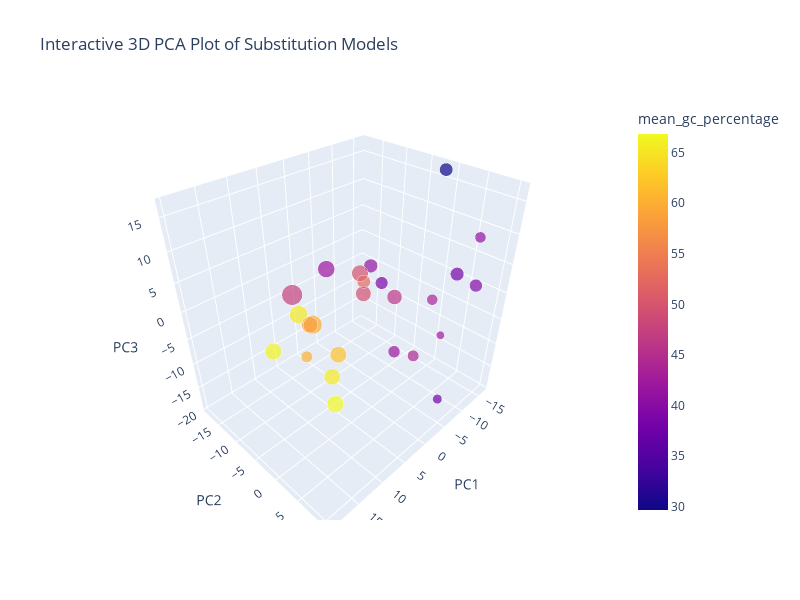

The code cell stored with this chart in its notebook:
### Code cell
import pandas as pd
import plotly.express as px

# Summary: This script reads a CSV file containing PCA analysis results of Q matrix parameters of different substitution models and generates an interactive 3D PCA plot.
# Args:
#   file_path: str, path to the CSV file
# Returns:
#   None, displays an interactive 3D PCA plot

def plot_3d_pca(file_path):
    # Read the CSV file
    df = pd.read_csv(file_path)
    max_size = df['mean_genome_size'].max()
    df['normalized_size'] = df['mean_genome_size'] / max_size
    
    # Create a 3D scatter plot
    fig = px.scatter_3d(df, x='PC1', y='PC2', z='PC3',
                        color='mean_gc_percentage', size='mean_genome_size',
                        hover_name='GTDB_Phylum',
                        title='Interactive 3D PCA Plot of Substitution Models')

    fig.update_layout(width=800, height=600)

    # Display the plot
    fig.show()

# Example usage
file_path = '/home/tim/project/GTDB_TREE/analysis/model_and_genome/genome_numeric_stat_with_PCA_trained.csv'
plot_3d_pca(file_path)

### Figure 1 — Plotly figure (JSON) as saved in the notebook; plotly's stock layout.template omitted (floating-point values rounded to 4 significant figures)
{"data": [{"hovertemplate": "<b>%{hovertext}</b><br><br>PC1=%{x}<br>PC2=%{y}<br>PC3=%{z}<br>mean_genome_size=%{marker.size}<br>mean_gc_percentage=%{marker.color}<extra></extra>", "hovertext": ["Acidobacteriota", "Actinomycetota", "Aquificota", "Bipolaricaulota", "Caldisericota", "Chlamydiota", "Chloroflexota", "Cloacimonadota", "Cyanobacteriota", "Deferribacterota", "Deinococcota", "Dependentiae", "Eisenbacteria", "Fibrobacterota", "Fusobacteriota", "Gemmatimonadota", "Krumholzibacteriota", "Margulisbacteria", "Marinisomatota", "Patescibacteria", "Poribacteria", "Spirochaetota", "Synergistota", "Thermotogota", "Zixibacteria"], "legendgroup": "", "marker": {"color": [59.9, 65.41, 40.87, 60.28, 43.68, 41.76, 58.21, 41.26, 41.96, 38.07, 65.54, 37.81, 66.84, 49.45, 29.68, 66.4, 61.72, 44.16, 38.76, 42.52, 47.43, 46.1, 52.41, 39.56, 49.31], "coloraxis": "coloraxis", "size": [4487000.0, 4144000.0, 1512000.0, 1663000.0, 1483000.0, 1786000.0, 3340000.0, 2363000.0, 3599000.0, 2275000.0, 3302000.0, 1108000.0, 3574000.0, 3427000.0, 2190000.0, 3484000.0, 3348000.0, 1629000.0, 1969000.0, 854200.0, 5302000.0, 2824000.0, 2240000.0, 2059000.0, 2975000.0], "sizemode": "area", "sizeref": 13250.0, "symbol": "circle"}, "mode": "markers", "name": "", "scene": "scene", "showlegend": false, "type": "scatter3d", "x": [9.678, 13.17, -10.8, 11.66, -8.949, -4.282, 8.421, -7.761, -2.003, -12.29, 15.62, -8.372, 18.22, -0.4551, -16.34, 19.56, 12.03, -4.022, -9.534, -5.232, 1.048, -3.61, -0.7708, -14.97, -0.02966], "y": [-3.054, -1.548, 9.006, -2.274, 3.632, 0.5593, -5.18, -8.26, -12.83, 5.316, 7.2, 7.34, 10.46, -3.749, -1.492, 1.301, 4.54, 4.596, -7.267, 8.257, -18.48, 0.4695, -3.243, 7.287, -2.584], "z": [0.6601, 4.924, 11.08, -3.52, -0.8853, -10.34, -1.16, 0.721, 0.6044, 3.015, 1.487, -19.24, 1.148, 4.348, 16.47, 4.234, 1.183, -8.656, -2.951, -3.213, -5.657, 0.6602, 2.974, 0.6347, 1.49]}], "layout": {"coloraxis": {"colorbar": {"title": {"text": "mean_gc_percentage"}}, "colorscale": [[0, "#0d0887"], [0.1111, "#46039f"], [0.2222, "#7201a8"], [0.3333, "#9c179e"], [0.4444, "#bd3786"], [0.5556, "#d8576b"], [0.6667, "#ed7953"], [0.7778, "#fb9f3a"], [0.8889, "#fdca26"], [1, "#f0f921"]]}, "height": 600, "legend": {"itemsizing": "constant", "tracegroupgap": 0}, "scene": {"domain": {"x": [0, 1], "y": [0, 1]}, "xaxis": {"title": {"text": "PC1"}}, "yaxis": {"title": {"text": "PC2"}}, "zaxis": {"title": {"text": "PC3"}}}, "title": {"text": "Interactive 3D PCA Plot of Substitution Models"}, "width": 800}}
